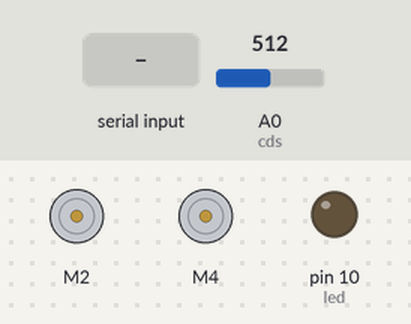
The sketch below on a simulated Arduino Uno, built with avr-gcc and run on an emulated ATmega328P. Parts: 2 × DC motor (green arrow = forward, orange = backward, longer = faster), output pins drawn as LEDs (lit = HIGH). Inputs (shaded band) come from the test bench; at power-on: A0 (cds) = 512.

Above: at 1.2 s.
1.3 s: A0 (cds) set to 910
At 1.7 s:
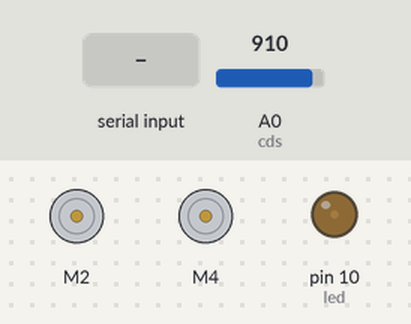
2.8 s: "1e" received over the second serial link
At 4.0 s:
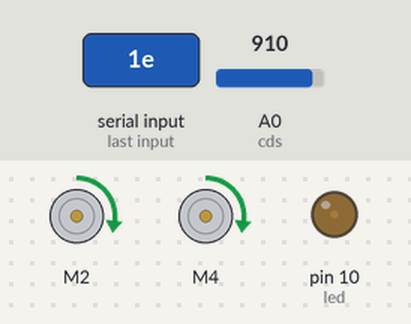
4.3 s: "90,45e" received over the second serial link
At 5.1 s:
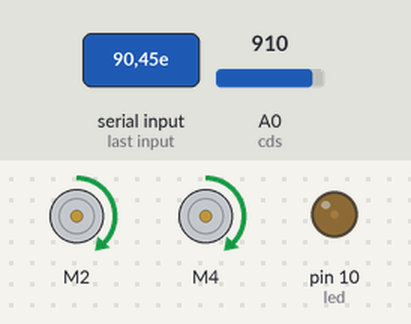
5.8 s: A0 (cds) set to 900
At 6.3 s:
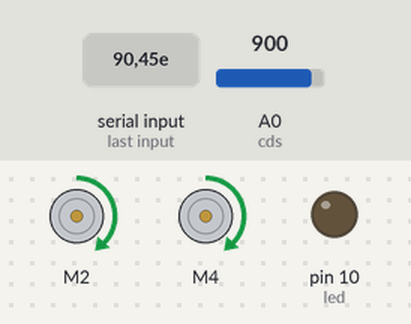
7.3 s: "2e" received over the second serial link
At 8.5 s:
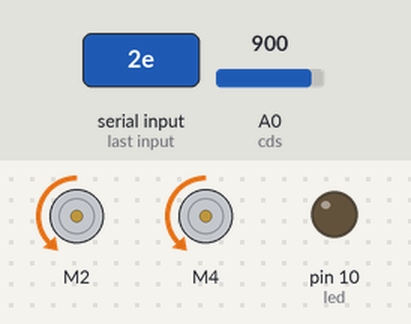
8.8 s: "3e" received over the second serial link
At 9.8 s:
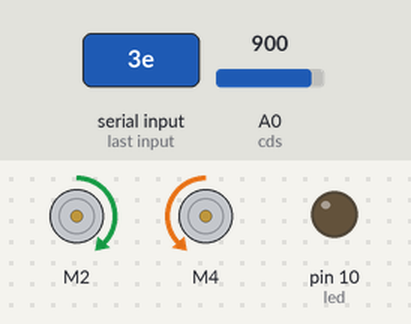
Timing chart, 0 to 11.3 s (numbered marks = the images above; inputs shaded):
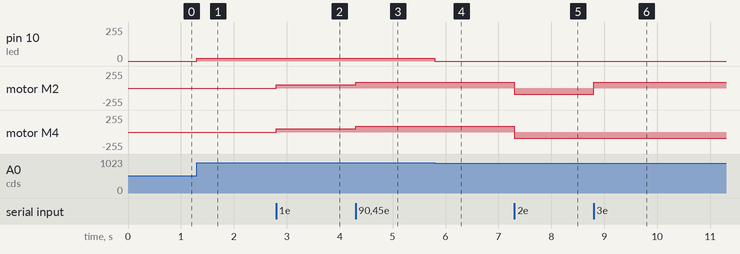

Measured:
- after the input at 1.3 s, pin 10 (led): 0/255 → 20/255 at once
- after the input at 2.8 s, motor M2, motor M4: stopped → forward 50/255 at once
- after the input at 4.3 s, motor M2, motor M4: forward 50/255 → forward 90/255 at once
- after the input at 5.8 s, pin 10 (led): 20/255 → 0/255 at once
- after the input at 7.3 s, motor M2, motor M4: forward 90/255 → backward 90/255 at once
- after the input at 8.8 s, motor M2: backward 90/255 → forward 90/255 at once

The sketch:

RC_Car.ino
```cpp
#include <L298NX2.h>  // 모터드라이버 라이브러리
#include <SoftwareSerial.h> // 소프트웨어 시리얼 통신 라이브러리

//-----------모터 드라이버 핀 설정----------------

const unsigned int EN_A = 6;  //왼쪽 바퀴
const unsigned int IN1_A = 2;
const unsigned int IN2_A = 3;

const unsigned int IN1_B = 4; // 오른쪽 바퀴
const unsigned int IN2_B = 5;
const unsigned int EN_B = 6;

L298NX2 motors(EN_A, IN1_A, IN2_A, EN_B, IN1_B, IN2_B);

//---------블루투스 설정---------------------

#define RXD_PIN 8 //아두이노 수신 핀
#define TXD_PIN 9 //아두이노 발신 핀

SoftwareSerial bt(RXD_PIN, TXD_PIN);  // Rx,Tx 설정 / 시리얼 통신 객체 생성

String data = ""; // 문자열 받기
int spd = 50; // 속력
int a;
int state = 5;  //현재 rc카 동작 상태 //초기 정지상태
int mode = 1; // 모드 설정 // 초기 일반모드

//---------초음파 센서 설정-------------------

#define echo 12 // echo 핀
#define trig 13 // trig 핀

long duration, cm; // 거리 변수 설정

//------------부저 설정-----------------------

#define BUZ 7

//-------------LED 설정----------------------

#define led 10

int LED_State = LOW;  // LED 상태
int bright; // LED 밝기

unsigned long timeVal = 0; // 현재 시간 값 저장
unsigned long previousVal = 0; // 이전 시간 값 저장
unsigned long LEDinterval = 1000; // LED 점등 간격

//-------------조도 센서 설정------------------

#define cds A0

int cdsvalue; // 조도센서 값


void MoveCar(int n) // 모터 동작 함수
{
  switch(n)
  {
    case 1: // 전진
      motors.setSpeed(spd);
      motors.forwardA();
      motors.forwardB();
      break;
    case 2: // 후진
      motors.setSpeed(spd);
      motors.backwardA();
      motors.backwardB();
      break;
    case 3: // 우회전
      motors.setSpeed(spd);
      motors.forwardA();
      motors.backwardB();
      break;
    case 4: // 좌회전
      motors.setSpeed(spd);
      motors.backwardA();
      motors.forwardB();
      break;
    case 5: // 정지
      motors.stop();
      break;
    default:
      motors.stop();
      break;
  }
}

void WarningCar(int n) // 모터 동작 함수
{
  switch(n)
  {
    case 2: // 후진
      motors.setSpeed(spd);
      motors.backwardA();
      motors.backwardB();
      break;
    case 5: // 정지
      motors.stop();
      break;
    default:
      motors.stop();
      break;
  }
}

void UltraSonic(void) // 초음파 센서 동작 함수
{
  digitalWrite(trig, LOW);  //HICH신호를 보내기 전에 LOW신호를 출력해서 출력을 깨끗하게
  delayMicroseconds(2);

  digitalWrite(trig, HIGH); //초음파 trig 출력 시작
  delayMicroseconds(10);

  digitalWrite(trig, LOW);  //출력 종료

  duration = pulseIn(echo, HIGH); //echo핀이 trig가 HIGH인 시간 저장

  cm = (duration/2)/29.4; //초음파 거리를 cm로 산출
}

void LED(void)  // 조도 센서의 값에 따른 LED 동작 함수
{
  cdsvalue = analogRead(cds);
  bright = map(cdsvalue, 900, 1023, 0, 255); // 충분히 어두울때의 LED 출력값 변환

  if(cdsvalue > 900)  // 충분히 어두우면 LED가 켜짐
  {
    analogWrite(led, bright);  // 어두울수록 LED가 더 밝아짐
  }
  else
  {
    analogWrite(led, 0);  // 밝아서 LED꺼짐
  }
}

void WarningLED(void) // 위험시 점등 LED 동작 함수
{
  timeVal = millis(); // 현재 시간

  if(timeVal - previousVal >= LEDinterval)  // LEDinterval 간격으로 LED 점등
  {
    previousVal = timeVal;

    if(LED_State == LOW)
    {
      LED_State = HIGH;
    }
    else
    {
      LED_State = LOW;
    }
    digitalWrite(led, LED_State);
  }
}

void setup()
{
  bt.begin(9600); // bt 시리얼 통신 시작
  pinMode(echo, INPUT); // echo 입력
  pinMode(trig, OUTPUT);  //trig 출력
  pinMode(BUZ, OUTPUT); // 부저 출력
  pinMode(led, OUTPUT); // LED 출력
  pinMode(cds, INPUT);  // 조도센서 입력

  motors.setSpeed(spd); // 초기 속도 설정
}


void loop()
{
  if(bt.available())
  {
    data = bt.readStringUntil('e'); // e직전까지 읽기
    a = data.toInt();               // data를 정수형으로
    if(a>=50)
    {
      spd = a;
    }
    else if(a == 6)
    {
      mode = 1; // 일반모드
    }
    else if(a == 7)
    {
      mode = 2; // 안전모드
    }
    else
    {
      state = a;
    }
  }

  if(mode == 1) // 일반 모드
  {
    LED();  // led 동작
    noTone(BUZ);
    MoveCar(state); //모터 동작
  }

  if(mode == 2) // 안전모드
  {
    UltraSonic(); // 초음파 센서 동작
    if(cm < 10)
    {
      WarningCar(state); //위험시 모터 동작
      tone(BUZ, 1000);
      WarningLED(); //위험시 LED 동작
    }
    else
    {
      MoveCar(state); //모터 동작
      noTone(BUZ);
      LED();  // led 동작
    }
  }
}
```
